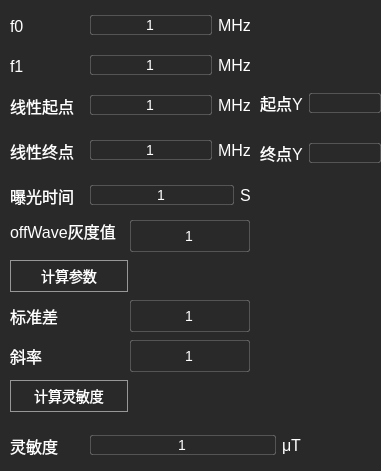
  <widget class="QGroupBox" name="groupBox_Sensitivity">
   <property name="geometry">
    <rect>
     <x>1520</x>
     <y>100</y>
     <width>381</width>
     <height>471</height>
    </rect>
   </property>
   <property name="styleSheet">
    <string notr="true">border: none;
background-color: rgb(42, 41, 41); </string>
   </property>
   <property name="title">
    <string/>
   </property>
   <widget class="QLabel" name="label_54">
    <property name="geometry">
     <rect>
      <x>10</x>
      <y>15</y>
      <width>21</width>
      <height>22</height>
     </rect>
    </property>
    <property name="styleSheet">
     <string notr="true">font-size: 16px;
font-family: &quot;Microsoft YaHei UI Light&quot;;

font-weight: 400;
color: #FFFFFF;
line-height: 22px;</string>
    </property>
    <property name="text">
     <string>f0</string>
    </property>
   </widget>
   <widget class="QLabel" name="label_55">
    <property name="geometry">
     <rect>
      <x>10</x>
      <y>55</y>
      <width>21</width>
      <height>22</height>
     </rect>
    </property>
    <property name="styleSheet">
     <string notr="true">font-size: 16px;
font-family: &quot;Microsoft YaHei UI Light&quot;;

font-weight: 400;
color: #FFFFFF;
line-height: 22px;</string>
    </property>
    <property name="text">
     <string>f1</string>
    </property>
   </widget>
   <widget class="QLabel" name="label_56">
    <property name="geometry">
     <rect>
      <x>10</x>
      <y>95</y>
      <width>71</width>
      <height>22</height>
     </rect>
    </property>
    <property name="styleSheet">
     <string notr="true">font-size: 16px;
font-family: &quot;Microsoft YaHei UI Light&quot;;

font-weight: 400;
color: #FFFFFF;
line-height: 22px;</string>
    </property>
    <property name="text">
     <string>线性起点</string>
    </property>
   </widget>
   <widget class="QLabel" name="label_57">
    <property name="geometry">
     <rect>
      <x>10</x>
      <y>140</y>
      <width>71</width>
      <height>22</height>
     </rect>
    </property>
    <property name="styleSheet">
     <string notr="true">font-size: 16px;
font-family: &quot;Microsoft YaHei UI Light&quot;;

font-weight: 400;
color: #FFFFFF;
line-height: 22px;</string>
    </property>
    <property name="text">
     <string>线性终点</string>
    </property>
   </widget>
   <widget class="QPushButton" name="pushButton_CalSensitivity">
    <property name="geometry">
     <rect>
      <x>10</x>
      <y>380</y>
      <width>118</width>
      <height>32</height>
     </rect>
    </property>
    <property name="styleSheet">
     <string notr="true">QPushButton:Hover
{
	border-radius: 2px;
	border: 1px solid #1765AD;
}
QPushButton:pressed
{
	background: #1765AD;
	border-radius: 2px;
}
QPushButton{
font-size: 14px;
font-family: &quot;Microsoft YaHei UI Light&quot;;
font-weight: 400;
color: #FFFFFF;
line-height: 17px;
border: 1px solid #979797;
}


QPushButton:disabled {
font-size: 14px;
font-family: &quot;Microsoft YaHei UI Light&quot;;
font-weight: 400;
color: #656565;
line-height: 17px;
border: 1px solid #979797;
}
</string>
    </property>
    <property name="text">
     <string>计算灵敏度</string>
    </property>
   </widget>
   <widget class="QLabel" name="label_58">
    <property name="geometry">
     <rect>
      <x>10</x>
      <y>185</y>
      <width>71</width>
      <height>22</height>
     </rect>
    </property>
    <property name="styleSheet">
     <string notr="true">font-size: 16px;
font-family: &quot;Microsoft YaHei UI Light&quot;;

font-weight: 400;
color: #FFFFFF;
line-height: 22px;</string>
    </property>
    <property name="text">
     <string>曝光时间</string>
    </property>
   </widget>
   <widget class="QLabel" name="label_59">
    <property name="geometry">
     <rect>
      <x>10</x>
      <y>305</y>
      <width>71</width>
      <height>22</height>
     </rect>
    </property>
    <property name="styleSheet">
     <string notr="true">font-size: 16px;
font-family: &quot;Microsoft YaHei UI Light&quot;;

font-weight: 400;
color: #FFFFFF;
line-height: 22px;</string>
    </property>
    <property name="text">
     <string>标准差</string>
    </property>
   </widget>
   <widget class="QLineEdit" name="lineEdit_Std">
    <property name="geometry">
     <rect>
      <x>130</x>
      <y>300</y>
      <width>120</width>
      <height>32</height>
     </rect>
    </property>
    <property name="styleSheet">
     <string notr="true">QLineEdit:focus { border-radius: 2px; border: 2px solid rgba(60,154,232,1); }
QLineEdit { border-radius: 2px; border: 1px solid rgba(255,255,255,0.2); }
QLineEdit { font-size: 14px; font-family: &quot;Microsoft YaHei UI Light&quot;;
 font-weight: 400; color: rgba(255,255,255,1); line-height: 22px; }</string>
    </property>
    <property name="text">
     <string>1</string>
    </property>
    <property name="alignment">
     <set>Qt::AlignCenter</set>
    </property>
   </widget>
   <widget class="QLineEdit" name="lineEdit_K">
    <property name="geometry">
     <rect>
      <x>130</x>
      <y>340</y>
      <width>120</width>
      <height>32</height>
     </rect>
    </property>
    <property name="styleSheet">
     <string notr="true">QLineEdit:focus { border-radius: 2px; border: 2px solid rgba(60,154,232,1); }
QLineEdit { border-radius: 2px; border: 1px solid rgba(255,255,255,0.2); }
QLineEdit { font-size: 14px; font-family: &quot;Microsoft YaHei UI Light&quot;;
 font-weight: 400; color: rgba(255,255,255,1); line-height: 22px; }</string>
    </property>
    <property name="text">
     <string>1</string>
    </property>
    <property name="alignment">
     <set>Qt::AlignCenter</set>
    </property>
   </widget>
   <widget class="QLabel" name="label_60">
    <property name="geometry">
     <rect>
      <x>10</x>
      <y>345</y>
      <width>71</width>
      <height>22</height>
     </rect>
    </property>
    <property name="styleSheet">
     <string notr="true">font-size: 16px;
font-family: &quot;Microsoft YaHei UI Light&quot;;

font-weight: 400;
color: #FFFFFF;
line-height: 22px;</string>
    </property>
    <property name="text">
     <string>斜率</string>
    </property>
   </widget>
   <widget class="QPushButton" name="pushButton_CalParams">
    <property name="geometry">
     <rect>
      <x>10</x>
      <y>260</y>
      <width>118</width>
      <height>32</height>
     </rect>
    </property>
    <property name="styleSheet">
     <string notr="true">QPushButton:Hover
{
	border-radius: 2px;
	border: 1px solid #1765AD;
}
QPushButton:pressed
{
	background: #1765AD;
	border-radius: 2px;
}
QPushButton{
font-size: 14px;
font-family: &quot;Microsoft YaHei UI Light&quot;;
font-weight: 400;
color: #FFFFFF;
line-height: 17px;
border: 1px solid #979797;
}


QPushButton:disabled {
font-size: 14px;
font-family: &quot;Microsoft YaHei UI Light&quot;;
font-weight: 400;
color: #656565;
line-height: 17px;
border: 1px solid #979797;
}
</string>
    </property>
    <property name="text">
     <string>计算参数</string>
    </property>
   </widget>
   <widget class="QLabel" name="label_61">
    <property name="geometry">
     <rect>
      <x>10</x>
      <y>435</y>
      <width>71</width>
      <height>22</height>
     </rect>
    </property>
    <property name="styleSheet">
     <string notr="true">font-size: 16px;
font-family: &quot;Microsoft YaHei UI Light&quot;;

font-weight: 400;
color: #FFFFFF;
line-height: 22px;</string>
    </property>
    <property name="text">
     <string>灵敏度</string>
    </property>
   </widget>
   <widget class="QWidget" name="layoutWidget_2">
    <property name="geometry">
     <rect>
      <x>90</x>
      <y>10</y>
      <width>161</width>
      <height>31</height>
     </rect>
    </property>
    <layout class="QGridLayout" name="gridLayout">
     <item row="0" column="0">
      <widget class="QLineEdit" name="lineEdit_F0">
       <property name="styleSheet">
        <string notr="true">QLineEdit:focus { border-radius: 2px; border: 2px solid rgba(60,154,232,1); }
QLineEdit { border-radius: 2px; border: 1px solid rgba(255,255,255,0.2); }
QLineEdit { font-size: 14px; font-family: &quot;Microsoft YaHei UI Light&quot;;
 font-weight: 400; color: rgba(255,255,255,1); line-height: 22px; }</string>
       </property>
       <property name="text">
        <string>1</string>
       </property>
       <property name="alignment">
        <set>Qt::AlignCenter</set>
       </property>
      </widget>
     </item>
     <item row="0" column="1">
      <widget class="QLabel" name="label_62">
       <property name="styleSheet">
        <string notr="true">font-size: 16px;
font-family: &quot;Microsoft YaHei UI Light&quot;;

font-weight: 400;
color: #FFFFFF;
line-height: 22px;</string>
       </property>
       <property name="text">
        <string>MHz</string>
       </property>
      </widget>
     </item>
    </layout>
   </widget>
   <widget class="QWidget" name="layoutWidget_3">
    <property name="geometry">
     <rect>
      <x>90</x>
      <y>50</y>
      <width>161</width>
      <height>31</height>
     </rect>
    </property>
    <layout class="QGridLayout" name="gridLayout_2">
     <item row="0" column="0">
      <widget class="QLineEdit" name="lineEdit_F1">
       <property name="styleSheet">
        <string notr="true">QLineEdit:focus { border-radius: 2px; border: 2px solid rgba(60,154,232,1); }
QLineEdit { border-radius: 2px; border: 1px solid rgba(255,255,255,0.2); }
QLineEdit { font-size: 14px; font-family: &quot;Microsoft YaHei UI Light&quot;;
 font-weight: 400; color: rgba(255,255,255,1); line-height: 22px; }</string>
       </property>
       <property name="text">
        <string>1</string>
       </property>
       <property name="alignment">
        <set>Qt::AlignCenter</set>
       </property>
      </widget>
     </item>
     <item row="0" column="1">
      <widget class="QLabel" name="label_63">
       <property name="styleSheet">
        <string notr="true">font-size: 16px;
font-family: &quot;Microsoft YaHei UI Light&quot;;

font-weight: 400;
color: #FFFFFF;
line-height: 22px;</string>
       </property>
       <property name="text">
        <string>MHz</string>
       </property>
      </widget>
     </item>
    </layout>
   </widget>
   <widget class="QWidget" name="layoutWidget_4">
    <property name="geometry">
     <rect>
      <x>90</x>
      <y>90</y>
      <width>161</width>
      <height>31</height>
     </rect>
    </property>
    <layout class="QGridLayout" name="gridLayout_3">
     <item row="0" column="0">
      <widget class="QLineEdit" name="lineEdit_KStart">
       <property name="styleSheet">
        <string notr="true">QLineEdit:focus { border-radius: 2px; border: 2px solid rgba(60,154,232,1); }
QLineEdit { border-radius: 2px; border: 1px solid rgba(255,255,255,0.2); }
QLineEdit { font-size: 14px; font-family: &quot;Microsoft YaHei UI Light&quot;;
 font-weight: 400; color: rgba(255,255,255,1); line-height: 22px; }</string>
       </property>
       <property name="text">
        <string>1</string>
       </property>
       <property name="alignment">
        <set>Qt::AlignCenter</set>
       </property>
      </widget>
     </item>
     <item row="0" column="1">
      <widget class="QLabel" name="label_64">
       <property name="styleSheet">
        <string notr="true">font-size: 16px;
font-family: &quot;Microsoft YaHei UI Light&quot;;

font-weight: 400;
color: #FFFFFF;
line-height: 22px;</string>
       </property>
       <property name="text">
        <string>MHz</string>
       </property>
      </widget>
     </item>
    </layout>
   </widget>
   <widget class="QWidget" name="layoutWidget_5">
    <property name="geometry">
     <rect>
      <x>90</x>
      <y>135</y>
      <width>161</width>
      <height>31</height>
     </rect>
    </property>
    <layout class="QGridLayout" name="gridLayout_4">
     <item row="0" column="0">
      <widget class="QLineEdit" name="lineEdit_KEnd">
       <property name="styleSheet">
        <string notr="true">QLineEdit:focus { border-radius: 2px; border: 2px solid rgba(60,154,232,1); }
QLineEdit { border-radius: 2px; border: 1px solid rgba(255,255,255,0.2); }
QLineEdit { font-size: 14px; font-family: &quot;Microsoft YaHei UI Light&quot;;
 font-weight: 400; color: rgba(255,255,255,1); line-height: 22px; }</string>
       </property>
       <property name="text">
        <string>1</string>
       </property>
       <property name="alignment">
        <set>Qt::AlignCenter</set>
       </property>
      </widget>
     </item>
     <item row="0" column="1">
      <widget class="QLabel" name="label_65">
       <property name="styleSheet">
        <string notr="true">font-size: 16px;
font-family: &quot;Microsoft YaHei UI Light&quot;;

font-weight: 400;
color: #FFFFFF;
line-height: 22px;</string>
       </property>
       <property name="text">
        <string>MHz</string>
       </property>
      </widget>
     </item>
    </layout>
   </widget>
   <widget class="QWidget" name="layoutWidget_6">
    <property name="geometry">
     <rect>
      <x>90</x>
      <y>180</y>
      <width>161</width>
      <height>31</height>
     </rect>
    </property>
    <layout class="QGridLayout" name="gridLayout_5">
     <item row="0" column="0">
      <widget class="QLineEdit" name="lineEdit_Exp">
       <property name="styleSheet">
        <string notr="true">QLineEdit:focus { border-radius: 2px; border: 2px solid rgba(60,154,232,1); }
QLineEdit { border-radius: 2px; border: 1px solid rgba(255,255,255,0.2); }
QLineEdit { font-size: 14px; font-family: &quot;Microsoft YaHei UI Light&quot;;
 font-weight: 400; color: rgba(255,255,255,1); line-height: 22px; }</string>
       </property>
       <property name="text">
        <string>1</string>
       </property>
       <property name="alignment">
        <set>Qt::AlignCenter</set>
       </property>
      </widget>
     </item>
     <item row="0" column="1">
      <widget class="QLabel" name="label_66">
       <property name="styleSheet">
        <string notr="true">font-size: 16px;
font-family: &quot;Microsoft YaHei UI Light&quot;;

font-weight: 400;
color: #FFFFFF;
line-height: 22px;</string>
       </property>
       <property name="text">
        <string>S</string>
       </property>
      </widget>
     </item>
    </layout>
   </widget>
   <widget class="QLabel" name="label_67">
    <property name="geometry">
     <rect>
      <x>10</x>
      <y>220</y>
      <width>111</width>
      <height>22</height>
     </rect>
    </property>
    <property name="styleSheet">
     <string notr="true">font-size: 16px;
font-family: &quot;Microsoft YaHei UI Light&quot;;

font-weight: 400;
color: #FFFFFF;
line-height: 22px;</string>
    </property>
    <property name="text">
     <string>offWave灰度值</string>
    </property>
   </widget>
   <widget class="QLineEdit" name="lineEdit_OffWaveValue">
    <property name="geometry">
     <rect>
      <x>130</x>
      <y>220</y>
      <width>120</width>
      <height>32</height>
     </rect>
    </property>
    <property name="styleSheet">
     <string notr="true">QLineEdit:focus { border-radius: 2px; border: 2px solid rgba(60,154,232,1); }
QLineEdit { border-radius: 2px; border: 1px solid rgba(255,255,255,0.2); }
QLineEdit { font-size: 14px; font-family: &quot;Microsoft YaHei UI Light&quot;;
 font-weight: 400; color: rgba(255,255,255,1); line-height: 22px; }</string>
    </property>
    <property name="text">
     <string>1</string>
    </property>
    <property name="alignment">
     <set>Qt::AlignCenter</set>
    </property>
   </widget>
   <widget class="QWidget" name="layoutWidget_7">
    <property name="geometry">
     <rect>
      <x>90</x>
      <y>430</y>
      <width>211</width>
      <height>31</height>
     </rect>
    </property>
    <layout class="QGridLayout" name="gridLayout_6">
     <item row="0" column="0">
      <widget class="QLineEdit" name="lineEdit_Sensitivity">
       <property name="styleSheet">
        <string notr="true">QLineEdit:focus { border-radius: 2px; border: 2px solid rgba(60,154,232,1); }
QLineEdit { border-radius: 2px; border: 1px solid rgba(255,255,255,0.2); }
QLineEdit { font-size: 14px; font-family: &quot;Microsoft YaHei UI Light&quot;;
 font-weight: 400; color: rgba(255,255,255,1); line-height: 22px; }</string>
       </property>
       <property name="text">
        <string>1</string>
       </property>
       <property name="alignment">
        <set>Qt::AlignCenter</set>
       </property>
      </widget>
     </item>
     <item row="0" column="1">
      <widget class="QLabel" name="label_68">
       <property name="styleSheet">
        <string notr="true">font-size: 16px;
font-family: &quot;Microsoft YaHei UI Light&quot;;

font-weight: 400;
color: #FFFFFF;
line-height: 22px;</string>
       </property>
       <property name="text">
        <string>μT</string>
       </property>
      </widget>
     </item>
    </layout>
   </widget>
   <widget class="QWidget" name="layoutWidget">
    <property name="geometry">
     <rect>
      <x>260</x>
      <y>90</y>
      <width>121</width>
      <height>26</height>
     </rect>
    </property>
    <layout class="QGridLayout" name="gridLayout_7">
     <item row="0" column="0">
      <widget class="QLabel" name="label_71">
       <property name="styleSheet">
        <string notr="true">font-size: 16px;
font-family: &quot;Microsoft YaHei UI Light&quot;;

font-weight: 400;
color: #FFFFFF;
line-height: 22px;</string>
       </property>
       <property name="text">
        <string>起点Y</string>
       </property>
      </widget>
     </item>
     <item row="0" column="1">
      <widget class="QLineEdit" name="lineEdit_StartY">
       <property name="styleSheet">
        <string notr="true">QLineEdit:focus { border-radius: 2px; border: 2px solid rgba(60,154,232,1); }
QLineEdit { border-radius: 2px; border: 1px solid rgba(255,255,255,0.2); }
QLineEdit { font-size: 14px; font-family: &quot;Microsoft YaHei UI Light&quot;;
 font-weight: 400; color: rgba(255,255,255,1); line-height: 22px; }</string>
       </property>
      </widget>
     </item>
    </layout>
   </widget>
   <widget class="QWidget" name="layoutWidget">
    <property name="geometry">
     <rect>
      <x>260</x>
      <y>140</y>
      <width>121</width>
      <height>26</height>
     </rect>
    </property>
    <layout class="QGridLayout" name="gridLayout_8">
     <item row="0" column="0">
      <widget class="QLabel" name="label_72">
       <property name="styleSheet">
        <string notr="true">font-size: 16px;
font-family: &quot;Microsoft YaHei UI Light&quot;;

font-weight: 400;
color: #FFFFFF;
line-height: 22px;</string>
       </property>
       <property name="text">
        <string>终点Y</string>
       </property>
      </widget>
     </item>
     <item row="0" column="1">
      <widget class="QLineEdit" name="lineEdit_EndY">
       <property name="styleSheet">
        <string notr="true">QLineEdit:focus { border-radius: 2px; border: 2px solid rgba(60,154,232,1); }
QLineEdit { border-radius: 2px; border: 1px solid rgba(255,255,255,0.2); }
QLineEdit { font-size: 14px; font-family: &quot;Microsoft YaHei UI Light&quot;;
 font-weight: 400; color: rgba(255,255,255,1); line-height: 22px; }</string>
       </property>
      </widget>
     </item>
    </layout>
   </widget>
  </widget>
